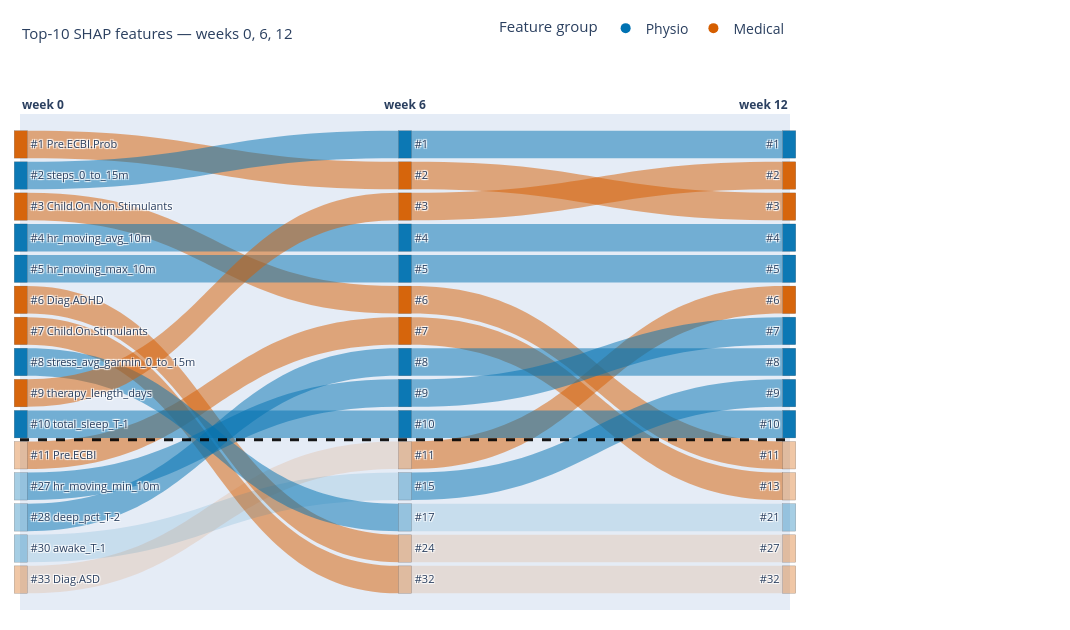

Notebook source saved alongside this figure:
### Code cell
# Coarser view: start / mid / end of the studied window.
fig_coarse_med = feature_sankey(
    [0, 6, 12],
    importance_by_week_med,
    title="Top-10 SHAP features — weeks 0, 6, 12",
)
fig_coarse_med.show()

### Figure 1 — Plotly figure (JSON) as saved in the notebook; plotly's stock layout.template omitted (floating-point values rounded to 4 significant figures)
{"data": [{"arrangement": "fixed", "link": {"color": ["rgba(213,94,0,0.5)", "rgba(213,94,0,0.5)", "rgba(213,94,0,0.5)", "rgba(213,94,0,0.13)", "rgba(213,94,0,0.5)", "rgba(213,94,0,0.5)", "rgba(0,114,178,0.13)", "rgba(0,114,178,0.5)", "rgba(0,114,178,0.5)", "rgba(0,114,178,0.5)", "rgba(0,114,178,0.5)", "rgba(0,114,178,0.5)", "rgba(0,114,178,0.5)", "rgba(213,94,0,0.5)", "rgba(0,114,178,0.5)", "rgba(213,94,0,0.5)", "rgba(213,94,0,0.13)", "rgba(213,94,0,0.13)", "rgba(213,94,0,0.5)", "rgba(213,94,0,0.5)", "rgba(213,94,0,0.5)", "rgba(0,114,178,0.5)", "rgba(0,114,178,0.5)", "rgba(0,114,178,0.5)", "rgba(0,114,178,0.5)", "rgba(0,114,178,0.5)", "rgba(0,114,178,0.5)", "rgba(0,114,178,0.13)", "rgba(213,94,0,0.5)", "rgba(0,114,178,0.5)"], "source": [2, 6, 5, 14, 10, 0, 13, 12, 3, 4, 11, 1, 7, 8, 9, 20, 29, 28, 25, 21, 16, 26, 22, 18, 19, 23, 15, 27, 17, 24], "target": [20, 29, 28, 25, 21, 16, 26, 22, 18, 19, 23, 15, 27, 17, 24, 40, 44, 43, 35, 41, 32, 38, 37, 33, 34, 36, 30, 42, 31, 39], "value": [1, 1, 1, 1, 1, 1, 1, 1, 1, 1, 1, 1, 1, 1, 1, 1, 1, 1, 1, 1, 1, 1, 1, 1, 1, 1, 1, 1, 1, 1]}, "node": {"color": ["rgba(213,94,0,0.95)", "rgba(0,114,178,0.95)", "rgba(213,94,0,0.95)", "rgba(0,114,178,0.95)", "rgba(0,114,178,0.95)", "rgba(213,94,0,0.95)", "rgba(213,94,0,0.95)", "rgba(0,114,178,0.95)", "rgba(213,94,0,0.95)", "rgba(0,114,178,0.95)", "rgba(213,94,0,0.35)", "rgba(0,114,178,0.35)", "rgba(0,114,178,0.35)", "rgba(0,114,178,0.35)", "rgba(213,94,0,0.35)", "rgba(0,114,178,0.95)", "rgba(213,94,0,0.95)", "rgba(213,94,0,0.95)", "rgba(0,114,178,0.95)", "rgba(0,114,178,0.95)", "rgba(213,94,0,0.95)", "rgba(213,94,0,0.95)", "rgba(0,114,178,0.95)", "rgba(0,114,178,0.95)", "rgba(0,114,178,0.95)", "rgba(213,94,0,0.35)", "rgba(0,114,178,0.35)", "rgba(0,114,178,0.35)", "rgba(213,94,0,0.35)", "rgba(213,94,0,0.35)", "rgba(0,114,178,0.95)", "rgba(213,94,0,0.95)", "rgba(213,94,0,0.95)", "rgba(0,114,178,0.95)", "rgba(0,114,178,0.95)", "rgba(213,94,0,0.95)", "rgba(0,114,178,0.95)", "rgba(0,114,178,0.95)", "rgba(0,114,178,0.95)", "rgba(0,114,178,0.95)", "rgba(213,94,0,0.35)", "rgba(213,94,0,0.35)", "rgba(0,114,178,0.35)", "rgba(213,94,0,0.35)", "rgba(213,94,0,0.35)"], "label": ["#1 Pre.ECBI.Prob", "#2 steps_0_to_15m", "#3 Child.On.Non.Stimulants", "#4 hr_moving_avg_10m", "#5 hr_moving_max_10m", "#6 Diag.ADHD", "#7 Child.On.Stimulants", "#8 stress_avg_garmin_0_to_15m", "#9 therapy_length_days", "#10 total_sleep_T-1", "#11 Pre.ECBI", "#27 hr_moving_min_10m", "#28 deep_pct_T-2", "#30 awake_T-1", "#33 Diag.ASD", "#1", "#2", "#3", "#4", "#5", "#6", "#7", "#8", "#9", "#10", "#11", "#15", "#17", "#24", "#32", "#1", "#2", "#3", "#4", "#5", "#6", "#7", "#8", "#9", "#10", "#11", "#13", "#21", "#27", "#32"], "line": {"color": "rgba(0,0,0,0.3)", "width": 0.5}, "pad": 6, "thickness": 13, "x": [0.001, 0.001, 0.001, 0.001, 0.001, 0.001, 0.001, 0.001, 0.001, 0.001, 0.001, 0.001, 0.001, 0.001, 0.001, 0.5, 0.5, 0.5, 0.5, 0.5, 0.5, 0.5, 0.5, 0.5, 0.5, 0.5, 0.5, 0.5, 0.5, 0.5, 0.999, 0.999, 0.999, 0.999, 0.999, 0.999, 0.999, 0.999, 0.999, 0.999, 0.999, 0.999, 0.999, 0.999, 0.999], "y": [0.06133, 0.124, 0.1867, 0.2493, 0.312, 0.3747, 0.4373, 0.5, 0.5627, 0.6253, 0.688, 0.7507, 0.8133, 0.876, 0.9387, 0.06133, 0.124, 0.1867, 0.2493, 0.312, 0.3747, 0.4373, 0.5, 0.5627, 0.6253, 0.688, 0.7507, 0.8133, 0.876, 0.9387, 0.06133, 0.124, 0.1867, 0.2493, 0.312, 0.3747, 0.4373, 0.5, 0.5627, 0.6253, 0.688, 0.7507, 0.8133, 0.876, 0.9387]}, "type": "sankey"}, {"hoverinfo": "skip", "marker": {"color": "rgb(0,114,178)", "size": 10}, "mode": "markers", "name": "Physio", "showlegend": true, "type": "scatter", "x": [null], "y": [null]}, {"hoverinfo": "skip", "marker": {"color": "rgb(213,94,0)", "size": 10}, "mode": "markers", "name": "Medical", "showlegend": true, "type": "scatter", "x": [null], "y": [null]}], "layout": {"annotations": [{"font": {"size": 12}, "showarrow": false, "text": "<b>week 0</b>", "x": 0, "xref": "paper", "y": 1.04, "yref": "paper"}, {"font": {"size": 12}, "showarrow": false, "text": "<b>week 6</b>", "x": 0.5, "xref": "paper", "y": 1.04, "yref": "paper"}, {"font": {"size": 12}, "showarrow": false, "text": "<b>week 12</b>", "x": 1, "xref": "paper", "y": 1.04, "yref": "paper"}, {"font": {"color": "#2a3f5f", "size": 15}, "showarrow": false, "text": "Top-10 SHAP features — weeks 0, 6, 12", "x": 0, "xanchor": "left", "xref": "paper", "y": 1.14, "yanchor": "bottom", "yref": "paper"}], "font": {"size": 11}, "height": 630, "legend": {"font": {"size": 14}, "orientation": "h", "title": {"font": {"size": 15}, "text": "Feature group"}, "x": 1, "xanchor": "right", "y": 1.14, "yanchor": "bottom"}, "margin": {"b": 20, "l": 20, "r": 280, "t": 110}, "shapes": [{"line": {"color": "rgba(0,0,0,0.9)", "dash": "dash", "width": 3}, "type": "line", "x0": 0, "x1": 1, "xref": "paper", "y0": 0.3433, "y1": 0.3433, "yref": "paper"}], "width": 1070, "xaxis": {"visible": false}, "yaxis": {"visible": false}}}
